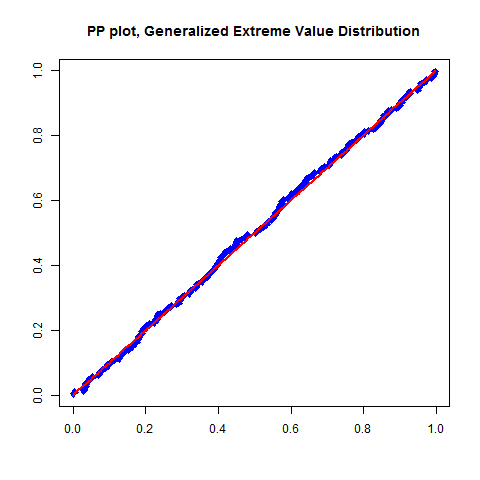

R code for this plot:
# clear variables and close windows
rm(list = ls(all = TRUE))
graphics.off()

# install and load packages
libraries = c("fExtremes")
lapply(libraries, function(x) if (!(x %in% installed.packages())) {
    install.packages(x)
})
lapply(libraries, library, quietly = TRUE, character.only = TRUE)

# load data
dat <- read.table(file = "close.csv", header = TRUE, stringsAsFactors = FALSE, 
    sep = ",")

# Portfolio
p = dat$Bayer.Close.Price + dat$BMW.Close.Price + dat$Siemens.Close.Price

l = length(p)  # length of portfolio
loss = log(p[1:(l - 1)]/p[2:l])  # negative log-returns

# Determine the Block Maxima data
T = length(loss)
n = 20
k = T/n
z = matrix(, , )

for (j in 1:k) {
    d = loss[((j - 1) * n + 1):(j * n)]
    z[j] = max(d)
}
w = sort(z)

# Fit the Generalized Extreme Value Distribution
GEV = gevFit(w, type = "mle")

# shape parameter
gama = attr(GEV, "fit")$par.ests[1]
gama
# location parameter
mu = attr(GEV, "fit")$par.ests[2]
# scale parameter
sigma = attr(GEV, "fit")$par.ests[3]

t = (1:k)/(k + 1)
y = pgev(w, xi = gama, mu = mu, beta = sigma)

# Plot the PP plot
dev.new()
png("SFMTailGEV.png")
plot(y, t, col = "blue", pch = 23, bg = "blue", xlab = c(""), 
    ylab = c(""))
lines(y, y, type = "l", col = "red", lwd = 2)
title("PP plot, Generalized Extreme Value Distribution")
